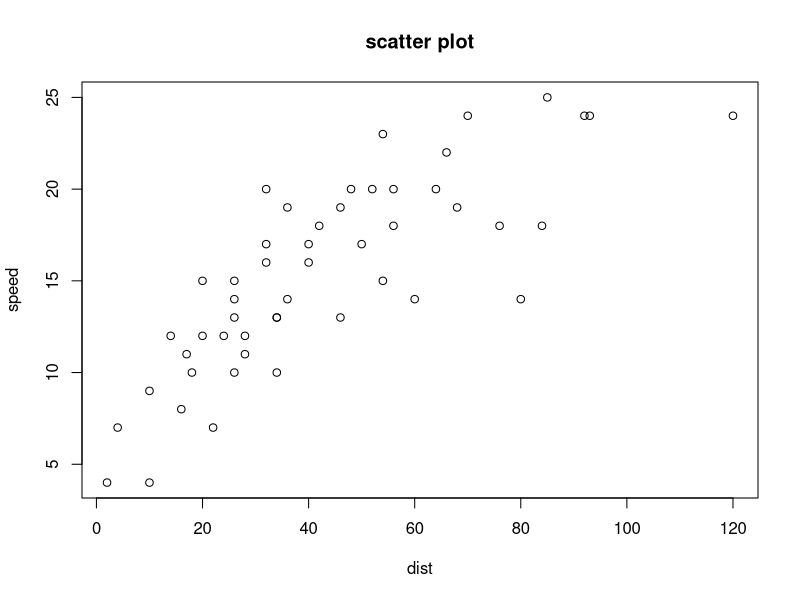
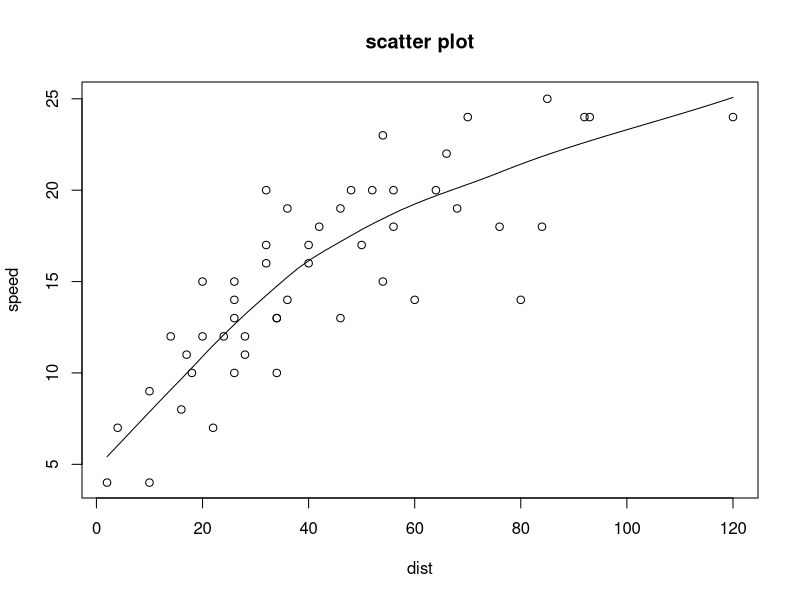

Write the R code that produced these figures, in order.
# install.packages("lmtest")
library(lmtest)
head(cars)
attach(cars)
View(cars)
plot(dist,speed,main="scatter plot")
scatter.smooth(dist,speed,main="scatter plot")
cor(dist,speed)
model=lm(dist~speed)
model
summary(model)
fit=fitted.values(model)
fit
res=resid(model)
sum(res)
sum(fit)
sum(dist)
confint(model, level = 0.99)
dwtest(dist~speed)